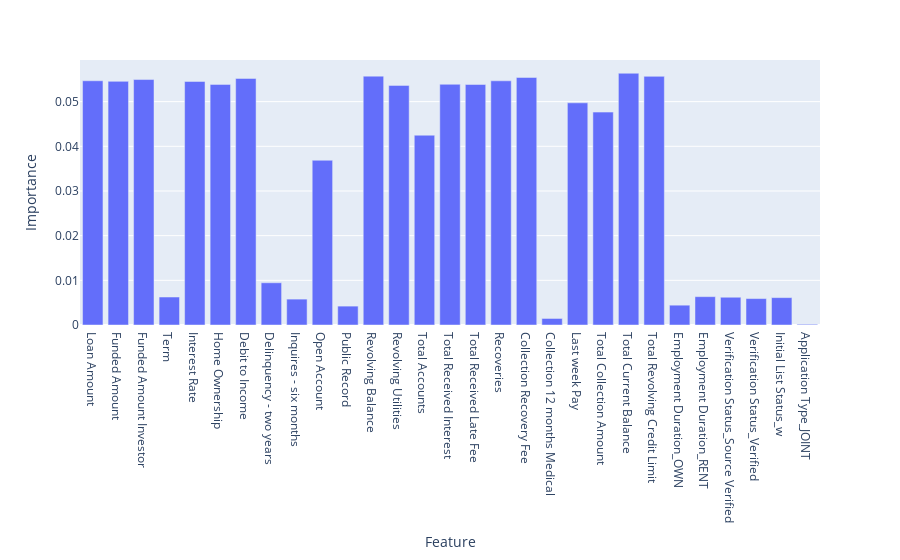

The notebook cell saved with this chart:
### Code cell
process.testRandomForest(train, test)

### Figure 1 — Plotly figure (JSON) as saved in the notebook; plotly's stock layout.template omitted (floating-point values rounded to 4 significant figures)
{"data": [{"alignmentgroup": "True", "hovertemplate": "Feature=%{x}<br>Importance=%{y}<extra></extra>", "legendgroup": "", "marker": {"color": "#636efa", "pattern": {"shape": ""}}, "name": "", "offsetgroup": "", "orientation": "v", "showlegend": false, "textposition": "auto", "type": "bar", "x": ["Loan Amount", "Funded Amount", "Funded Amount Investor", "Term", "Interest Rate", "Home Ownership", "Debit to Income", "Delinquency - two years", "Inquires - six months", "Open Account", "Public Record", "Revolving Balance", "Revolving Utilities", "Total Accounts", "Total Received Interest", "Total Received Late Fee", "Recoveries", "Collection Recovery Fee", "Collection 12 months Medical", "Last week Pay", "Total Collection Amount", "Total Current Balance", "Total Revolving Credit Limit", "Employment Duration_OWN", "Employment Duration_RENT", "Verification Status_Source Verified", "Verification Status_Verified", "Initial List Status_w", "Application Type_JOINT"], "xaxis": "x", "y": [0.05467, 0.05454, 0.05494, 0.006262, 0.05452, 0.05386, 0.05519, 0.009451, 0.005793, 0.03687, 0.004226, 0.0557, 0.05364, 0.04248, 0.05388, 0.05384, 0.05466, 0.05541, 0.001464, 0.04973, 0.04766, 0.05635, 0.05566, 0.004435, 0.006344, 0.006214, 0.005916, 0.006129, 0.0001605], "yaxis": "y"}], "layout": {"barmode": "relative", "legend": {"tracegroupgap": 0}, "margin": {"t": 60}, "xaxis": {"anchor": "y", "domain": [0, 1], "title": {"text": "Feature"}}, "yaxis": {"anchor": "x", "domain": [0, 1], "title": {"text": "Importance"}}}}
